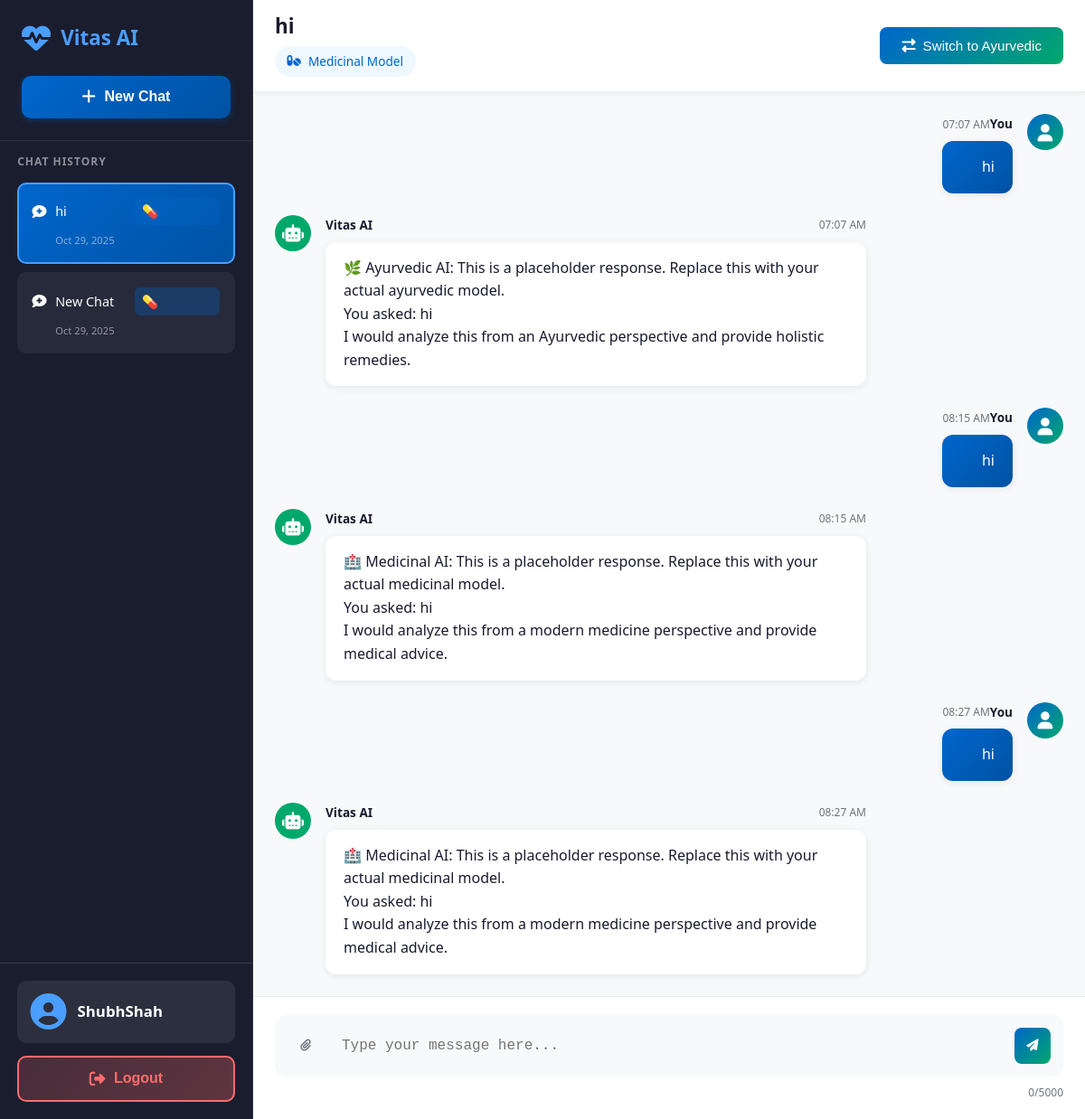
/chat/ (signed in), run on the app's committed database.
### chatbot/models.py (models this page shows, shortened)
class ChatConversation(models.Model):
    user = models.ForeignKey(User, on_delete=models.CASCADE, related_name='conversations')
    title = models.CharField(max_length=200, default="New Chat")
    model_type = models.CharField(
        max_length=20,
        choices=[('medicinal', 'Medicinal'), ('ayurvedic', 'Ayurvedic')],
        default='medicinal'
    )
    created_at = models.DateTimeField(auto_now_add=True)
    updated_at = models.DateTimeField(auto_now=True)
    class Meta:
        ordering = ['-updated_at']

class ChatMessage(models.Model):
    conversation = models.ForeignKey(ChatConversation, on_delete=models.CASCADE, related_name='messages')
    role = models.CharField(
        max_length=10,
        choices=[('user', 'User'), ('assistant', 'Assistant')]
    )
    content = models.TextField()
    timestamp = models.DateTimeField(auto_now_add=True)
    class Meta:
        ordering = ['timestamp']

### chatbot/views.py (the view)
# urls.py: path('chat/', views.chat_view, name='chat'),
@login_required
def chat_view(request):
    user = request.user
    profile, created = UserProfile.objects.get_or_create(user=user)
    conversations = ChatConversation.objects.filter(user=user).order_by('-updated_at')
    current_conversation = conversations.first()
    if not current_conversation:
        current_conversation = ChatConversation.objects.create(
            user=user,
            title="New Chat",
            model_type=profile.preferred_model
        )
    messages_list = ChatMessage.objects.filter(conversation=current_conversation).order_by('timestamp')
    context = {
        'user': user,
        'profile': profile,
        'conversations': conversations,
        'current_conversation': current_conversation,
        'messages': messages_list,
    }
    return render(request, 'chatbot/chat.html', context)

### chatbot/templates/chatbot/chat.html (shortened to what this page needs)
{% load static %}
<!DOCTYPE html>
<html lang="en">
<head>
    <link rel="stylesheet" href="{% static 'css/style.css' %}">
    <link rel="stylesheet" href="https://cdnjs.cloudflare.com/ajax/libs/font-awesome/6.4.0/css/all.min.css">
</head>
<body class="chat-body">
    <div class="chat-container">
        <aside class="chat-sidebar">
            <div class="sidebar-logo">
                <i class="fas fa-heartbeat"></i>
                <span>Vitas AI</span>
            </div>
            <div class="sidebar-new-chat">
                <button type="button" class="btn-new-chat" id="newChatBtn">
                    <i class="fas fa-plus"></i> New Chat
                </button>
            </div>
            <div class="chat-history">
                <h3>CHAT HISTORY</h3>
                <div class="history-list">
                    {% if conversations %}
                        {% for conversation in conversations %}
                        <a href="{% url 'chat_conversation' conversation.id %}"
                           class="history-item {% if current_conversation.id == conversation.id %}active{% endif %}">
                            <div class="history-item-content">
                                <i class="fas fa-comment-medical"></i>
                                <span>{{ conversation.title|truncatechars:20 }}</span>
                                <span class="model-badge {% if conversation.model_type == 'medicinal' %}medicinal{% else %}ayurvedic{% endif %}">
                                    {% if conversation.model_type == 'medicinal' %}💊{% else %}🌿{% endif %}
                                </span>
                            </div>
                            <div class="history-item-date">{{ conversation.created_at|date:"M d, Y" }}</div>
                        </a>
                        {% endfor %}
                    {% else %}
                        <div class="no-history">
                            <i class="fas fa-inbox"></i>
                            <p>No chat history yet</p>
                        </div>
                    {% endif %}
                </div>
            </div>
            <div class="sidebar-footer">
                <div class="user-info">
                    <i class="fas fa-user-circle"></i>
                    <span>{{ user.first_name|default:user.username }}</span>
                </div>
                <form method="post" action="{% url 'account_logout' %}">
                    <button type="submit" class="btn-logout" onclick="return confirm('Are you sure you want to logout?')">
                        <i class="fas fa-sign-out-alt"></i> Logout
                    </button>
                </form>
            </div>
        </aside>
        <main class="chat-main">
            <div class="chat-header">
                <div class="chat-title">
                    <h2 id="chatTitle">{{ current_conversation.title|default:"New Chat" }}</h2>
                    <span class="model-indicator" id="currentModel">
                        {% if current_conversation.model_type == 'medicinal' %}
                            <i class="fas fa-pills"></i> Medicinal Model
                        {% else %}
                            <i class="fas fa-leaf"></i> Ayurvedic Model
                        {% endif %}
                    </span>
                </div>
                <div class="chat-controls">
                    <button class="model-switch-btn" id="modelSwitch">
                        <i class="fas fa-exchange-alt"></i>
                        <span id="switchText">
                            Switch to {% if current_conversation.model_type == 'medicinal' %}Ayurvedic{% else %}Medicinal{% endif %}
                        </span>
                    </button>
                </div>
            </div>
            <div class="messages-container" id="messagesContainer">
                {% if messages %}
                    {% for msg in messages %}
                    <div class="message {{ msg.role }}">
                        <div class="message-avatar">
                            {% if msg.role == 'user' %}
                                <i class="fas fa-user"></i>
                            {% else %}
                                <i class="fas fa-robot"></i>
                            {% endif %}
                        </div>
                        <div class="message-content">
                            <div class="message-header">
                                <span class="message-sender">{% if msg.role == 'user' %}You{% else %}Vitas AI{% endif %}</span>
                                <span class="message-time">{{ msg.timestamp|date:"h:i A" }}</span>
                            </div>
                            <div class="message-text">{{ msg.content|linebreaks }}</div>
                        </div>
                    </div>
                    {% endfor %}
                {% endif %}
            </div>
            <div class="chat-input-area">
                <form id="chatForm">
                    <div class="input-wrapper">
                        <button type="button" class="attach-btn" id="attachBtn">
                            <i class="fas fa-paperclip"></i>
                        </button>
                        <textarea id="messageInput" placeholder="Type your message here..." rows="1" maxlength="5000"></textarea>
                        <button type="submit" class="send-btn" id="sendBtn">
                            <i class="fas fa-paper-plane"></i>
                        </button>
                    </div>
                    <div class="input-info">
                        <span class="char-count"><span id="charCount">0</span>/5000</span>
                    </div>
                </form>
            </div>
        </main>
    </div>
</body>
</html>

### data on the page
ChatConversation: title "hi", created_at "Oct 29, 2025"
ChatConversation: title "New Chat", created_at "Oct 29, 2025"
ChatMessage: role "user" (drawn), timestamp "07:07 AM", content "hi"
ChatMessage: role "assistant" (drawn), timestamp "07:07 AM", content "🌿 Ayurvedic AI: This is a placeholder response. Replace this with your actual ayurvedic model. You asked: hi I would analyze this from an Ayurvedic perspective and provide holistic remedies."
ChatMessage: role "user" (drawn), timestamp "08:15 AM", content "hi"
ChatMessage: role "assistant" (drawn), timestamp "08:15 AM", content "🏥 Medicinal AI: This is a placeholder response. Replace this with your actual medicinal model. You asked: hi I would analyze this from a modern medicine perspective and provide medical advice."
ChatMessage: role "user" (drawn), timestamp "08:27 AM", content "hi"
ChatMessage: role "assistant" (drawn), timestamp "08:27 AM", content "🏥 Medicinal AI: This is a placeholder response. Replace this with your actual medicinal model. You asked: hi I would analyze this from a modern medicine perspective and provide medical advice."

### other printed values
{{ user.first_name|default:user.username }} "ShubhShah"
